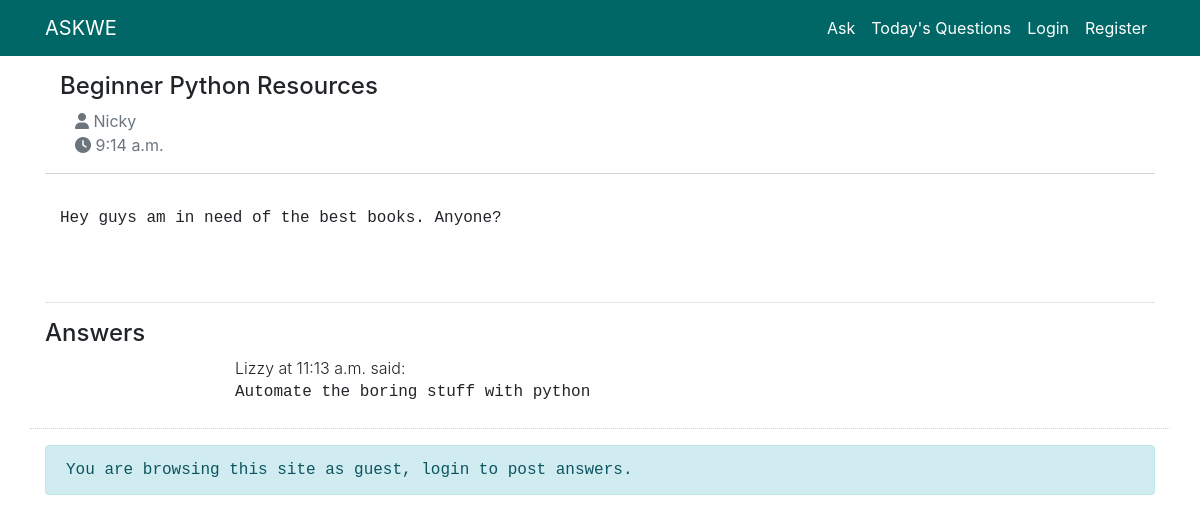
The page /q/1 on the database its author committed.
### askwe/models.py (models this page shows, shortened)
class Question(models.Model):
    title = models.CharField(max_length=140)
    question = models.TextField()
    user = models.ForeignKey(to=settings.AUTH_USER_MODEL,
                             on_delete=models.CASCADE)
    created = models.DateTimeField(auto_now_add=True)
    def can_accept_answers(self, user):
        return user == self.user

class Answer(models.Model):
    answer = models.TextField()
    user = models.ForeignKey(to=settings.AUTH_USER_MODEL,
                             on_delete=models.CASCADE)
    created = models.DateTimeField(auto_now_add=True)
    question = models.ForeignKey(to=Question,
                                 on_delete=models.CASCADE)
    accepted = models.BooleanField(default=False)
    class Meta:
        ordering = ('-created', )

### accounts/models.py (models this page shows, shortened)
class Account(AbstractBaseUser, PermissionsMixin):
    email = models.EmailField(unique=True)
    name = models.CharField(max_length=150)
    last_name = models.CharField(max_length=150)
    phone = models.CharField(max_length=50)
    date_of_birth = models.DateField(blank=True, null=True)
    picture = models.ImageField(blank=True, null=True)
    is_staff = models.BooleanField(default=False)
    is_active = models.BooleanField(default=True)
    date_joined = models.DateTimeField(default=timezone.now)
    last_login = models.DateTimeField(null=True)
    objects = AccountManager()
    USERNAME_FIELD = 'email'
    REQUIRED_FIELDS = ['name', 'phone']

### askwe/views.py (the view)
# urls.py: path('q/<int:pk>', views.QuestionDetailView.as_view(),
class QuestionDetailView(DetailView):
    model = Question
    ACCEPT_FORM = AnswerAcceptanceForm(initial={'accepted': True})
    REJECT_FORM = AnswerAcceptanceForm(initial={'accepted': False})
    def get_context_data(self, **kwargs):
        ctx = super().get_context_data(**kwargs)
        ctx.update({
            'answer_form': AnswerForm(initial={
                'user': self.request.user.id,
                'question': self.object.id,
            })
        })
        if self.object.can_accept_answers(self.request.user):
            ctx.update({
                'accept_form': self.ACCEPT_FORM,
                'reject_form': self.REJECT_FORM,
            })
        return ctx

### templates/askwe/question_detail.html (shortened to what this page needs)
{% extends "askwe.html" %}
{% block body %}
  {% include "display_question.html" %}
  {% include "list_answers.html" %}
  {% if user.is_authenticated %}
    {% include "post_answer.html" %}
    <hr>
    <br>
  {% else %}
    <p class='alert alert-info' >You are browsing this site as guest, login to post answers.</p>
  {% endif %}
{% endblock %}

### templates/display_question.html (shortened to what this page needs)
{% load markdownify %}
<link rel="stylesheet" href="https://stackpath.bootstrapcdn.com/bootstrap/4.4.1/css/bootstrap.min.css">
<div class="question" >
  <div class="meta col-sm-12" >
    <h4 >{{ question.title }}</h4 >
              <div class="fa-hover col-md-3 text-secondary col-sm-4"><a class='text-secondary' href="font_awesome.html#"><i class="fas fa-user"></i>  {{ question.user.name}} </a></div>
                           <div class="fa-hover col-md-3 col-sm-4"><a class='text-secondary' href="font_awesome.html#"><i class="fas fa-clock"></i>  {{ question.created|time}} </a></div>
  </div >
  <div class="body col-sm-12" >
   <p> {{ question.question|markdownify }}</p>
  </div >
</div >

### templates/list_answers.html (shortened to what this page needs)
{% load markdownify %}
<br>
<hr>
<h4>Answers</h4>
<ul class="list-unstyled answers" >
  {% for answer in question.answer_set.all %}
    <li class="answer row" >
      <div class="col-sm-3 col-md-2 text-center" >
      </div >
      <div class="col-sm-9 col-md-10" >
         <div class="meta font-weight-light" >  {{ answer.user.name}} at  {{ answer.created|time}} said:</div >
        <div class="body" >{{ answer.answer|markdownify }}</div >
      </div >
    </li >
  {% empty %}
    <li class="answer alert alert-info" >No answers yet!</li >
  {% endfor %}
</ul >

### static/base.css (style rules this page uses)
.question .meta { border-bottom: lightgrey solid .01em; margin-bottom: 2em; padding-bottom: 1em; }
.question .body { padding-bottom: 1em; }
.answer { border-bottom: lightgrey dotted .01em; margin-bottom: 1em; padding-bottom: .5em; }

### templates/display_question.html (style rules this page uses)
p { font-family: "Lucida Console", Monaco, monospace; }

### rows shown on the page
Question: title "Beginner Python Resources", user.name "Nicky", created "9:14 a.m.", question "Hey guys am in need of the best books. Anyone?"
Answer: user.name "Lizzy", created "11:13 a.m.", answer "Automate the boring stuff with python"
